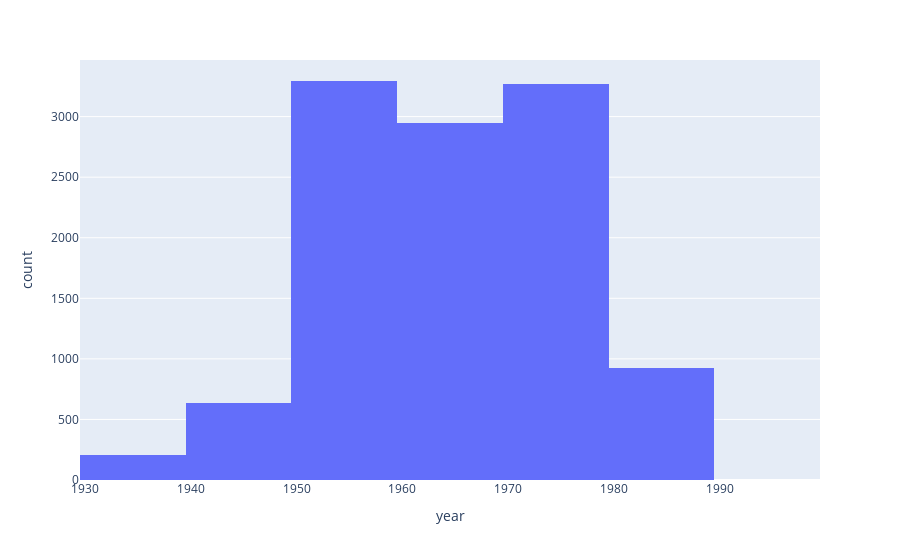

The code cell stored with this chart in its notebook:
### Code cell
bin_width= 10
nbins_dems = math.ceil((dems["year"].max() - dems["year"].min()) / bin_width)
nbins_reps = math.ceil((reps["year"].max() - reps["year"].min()) / bin_width)
nbins_othr = math.ceil((othr["year"].max() - othr["year"].min()) / bin_width)

px.histogram(reps, x = "year", nbins = nbins_reps)

### Figure 1 — Plotly figure (JSON) as saved in the notebook; plotly's stock layout.template omitted (floating-point values rounded to 4 significant figures; data arrays with more than 128 entries replaced by an {"elided": "..."} marker saying what was removed)
{"data": [{"alignmentgroup": "True", "bingroup": "x", "hovertemplate": "year=%{x}<br>count=%{y}<extra></extra>", "legendgroup": "", "marker": {"color": "#636efa", "pattern": {"shape": ""}}, "name": "", "nbinsx": 7, "offsetgroup": "", "orientation": "v", "showlegend": false, "type": "histogram", "x": {"elided": "11272 int values"}, "xaxis": "x", "yaxis": "y"}], "layout": {"barmode": "relative", "legend": {"tracegroupgap": 0}, "margin": {"t": 60}, "xaxis": {"anchor": "y", "domain": [0, 1], "title": {"text": "year"}}, "yaxis": {"anchor": "x", "domain": [0, 1], "title": {"text": "count"}}}}
